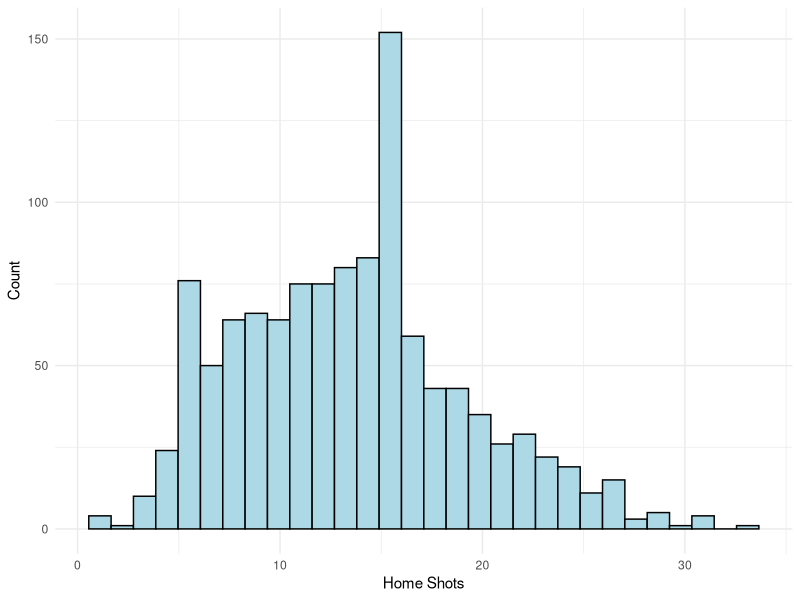
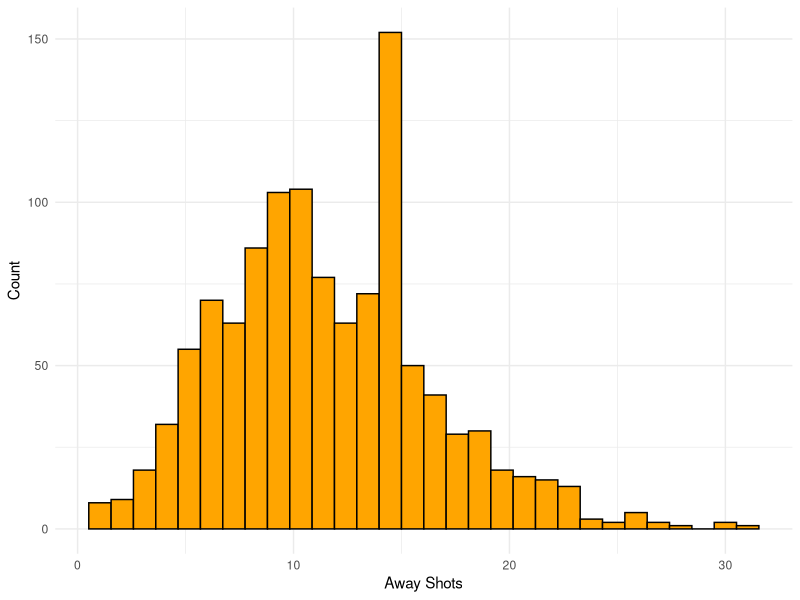
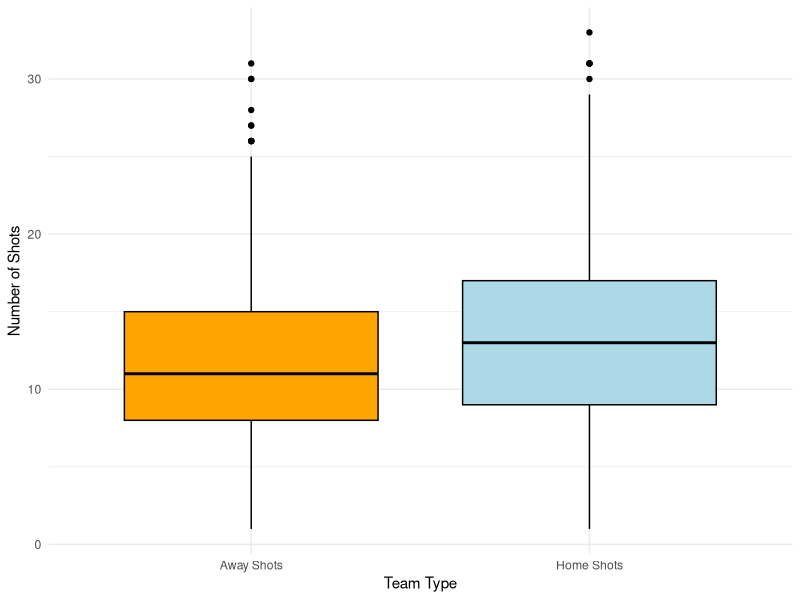
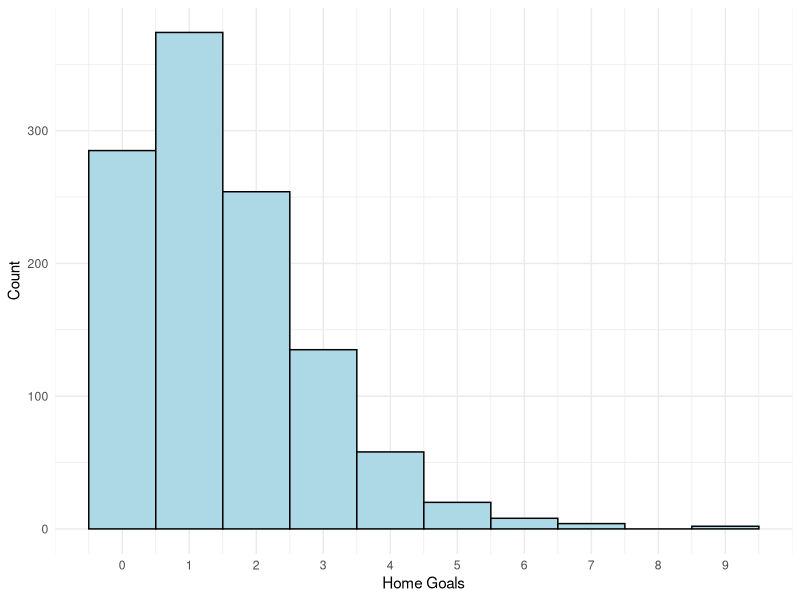
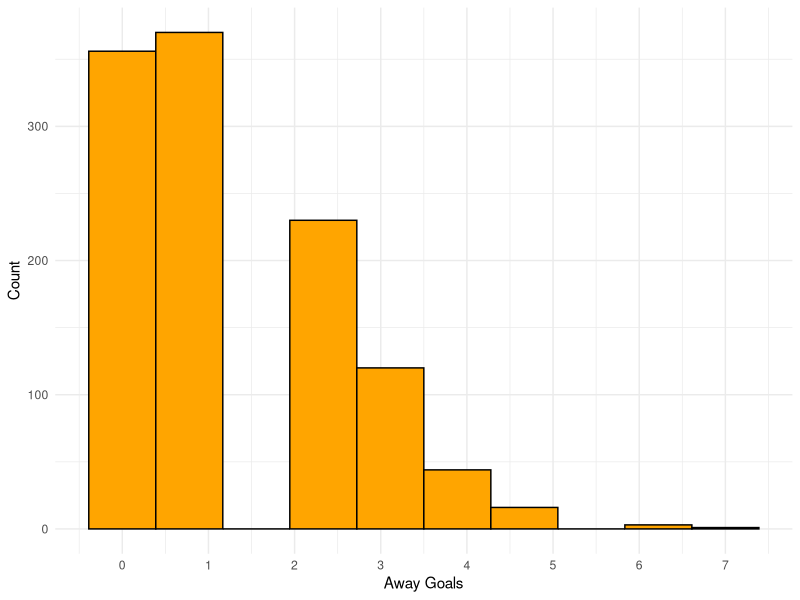
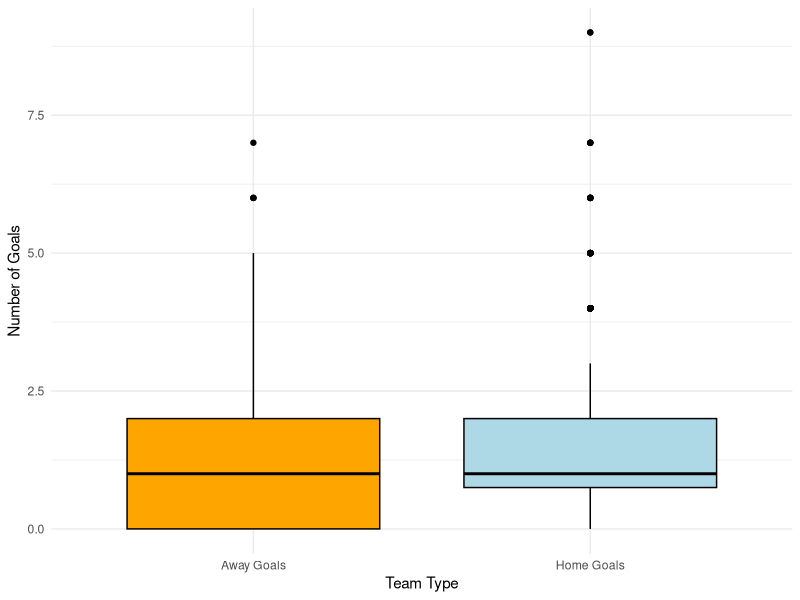
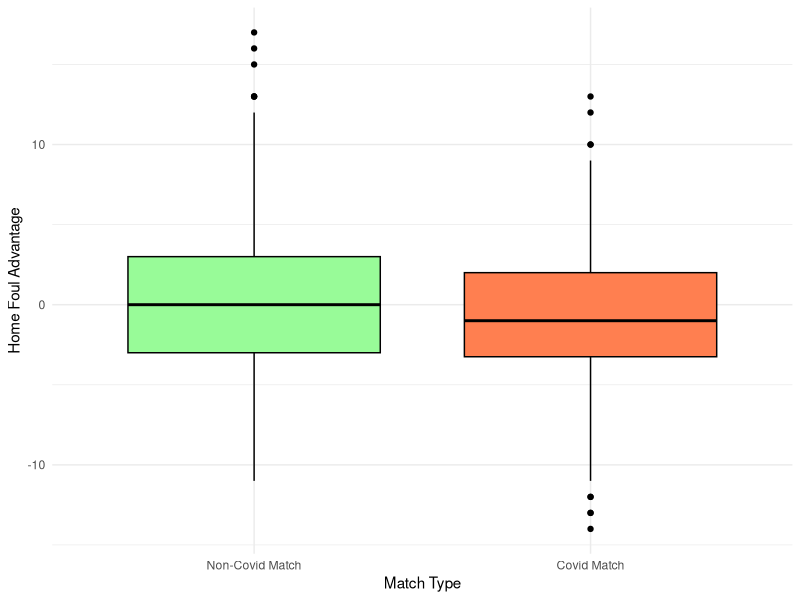
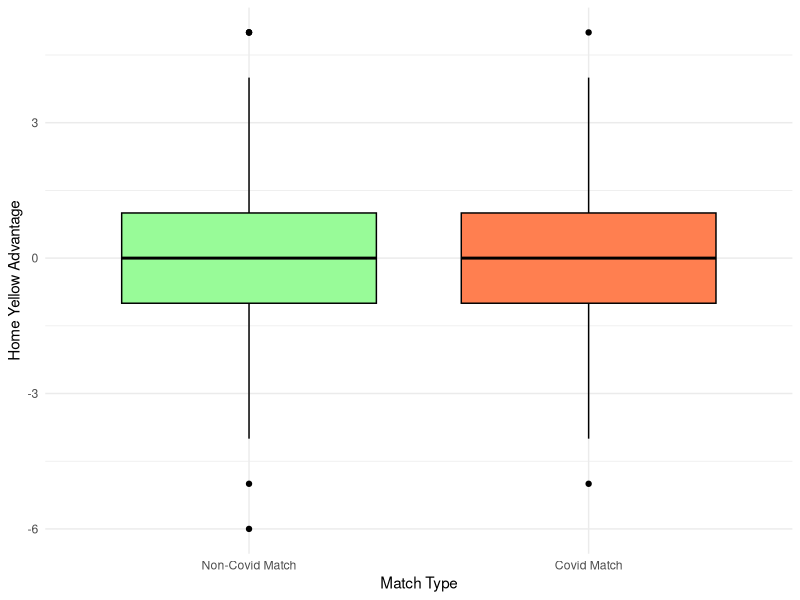

These figures' R source, in order:
## ---- chunk 1
#| label: setup
#| include: false

library(tidyverse)
library(knitr)
library(kableExtra)

# Make sure that your data file is in the same location as where you have saved this document
epl <- read.csv("epl.stats.cleaned.csv")
## ---- chunk 2
#| label: fig-q1a-hist
#| echo: false
#| warning: false
#| fig-cap: "Histogram of shots taken by home and away teams"
#| fig-subcap:
#| - "Home Shots"
#| - "Away Shots"

ggplot(epl, aes(x = home_shots)) +
  geom_histogram(fill = "lightblue", color = "black") +
  labs(x = "Home Shots", y = "Count") +
  theme_minimal()

ggplot(epl, aes(x = away_shots)) +
  geom_histogram(fill = "orange", color = "black") +
  labs(x = "Away Shots", y = "Count") +
  theme_minimal()
## ---- chunk 3
#| label: fig-q1a-boxplot
#| echo: false
#| warning: false
#| fig-cap: "Boxplot of shots taken by home and away teams"

ggplot(epl) +
  geom_boxplot(aes(y = home_shots, x = "Home Shots"), fill = "lightblue", color = "black") +
  geom_boxplot(aes(y = away_shots, x = "Away Shots"), fill = "orange", color = "black") +
  labs(x = "Team Type", y = "Number of Shots") +
  theme_minimal()
## ---- chunk 4
#| label: tbl-q1a-stats
#| echo: false
#| tbl-cap: "Statistics of variables: home_shots and away_shots"

home.fivenum <- fivenum(epl$home_shots)
away.fivenum <- fivenum(epl$away_shots)
home.sumdata <- append(home.fivenum, length(na.omit(epl$home_shots)), after = 0)
home.sumdata <- append(home.sumdata, sd(epl$home_shots, na.rm = TRUE), after = 1)
home.sumdata <- append(home.sumdata, mean(epl$home_shots, na.rm = TRUE), after = 2)

away.sumdata <- append(away.fivenum, length(na.omit(epl$away_shots)), after = 0)
away.sumdata <- append(away.sumdata, sd(epl$away_shots, na.rm = TRUE), after = 1)
away.sumdata <- append(away.sumdata, mean(epl$away_shots, na.rm = TRUE), after = 2)

names <- c("Count", "Std Dev", "Mean", "Min", "25%", "Median", "75%", "Max")

home.table <- data.frame(Statistic = names, Home_Shots = home.sumdata)
away.table <- data.frame(Statistic = names, Away_Shots = away.sumdata)

shots.sum.table <- cbind(home.table, Away_Shots = away.table$Away_Shots)

kbl(shots.sum.table, digits = 2) %>%
  kable_styling()
## ---- chunk 5
#| label: tbl-q1a-outliers
#| echo: false
#| tbl-cap: "Outliers of the variables: home_shots and away_shots"

Q1_home <- quantile(epl$home_shots, 0.25, na.rm = TRUE)
Q3_home <- quantile(epl$home_shots, 0.75, na.rm = TRUE)
IQR_home <- Q3_home - Q1_home
upper_home <- Q3_home + 1.5 * IQR_home

Q1_away <- quantile(epl$away_shots, 0.25, na.rm = TRUE)
Q3_away <- quantile(epl$away_shots, 0.75, na.rm = TRUE)
IQR_away <- Q3_away - Q1_away
upper_away <- Q3_away + 1.5 * IQR_away

epl %>%
  filter(home_shots > upper_home | away_shots > upper_away) %>%
  select(home_team, away_team, home_shots, away_shots) %>%
  arrange(desc(home_shots)) %>%
  kbl(col.names = c("Home Team", "Away Team", "Home Shots", "Away Shots")) %>%
  kable_styling()
## ---- chunk 6
#| label: fig-q1b-hist
#| echo: false
#| warning: false
#| fig-cap: "Histogram of goals scored by home and away teams"
#| fig-subcap:
#| - "Home Goals"
#| - "Away Goals"

ggplot(epl, aes(x = home_goals)) +
  geom_histogram(fill = "lightblue", color = "black", bins = 10) +
  scale_x_continuous(breaks = 0:max(epl$home_goals)) + 
  labs(x = "Home Goals", y = "Count") +
  theme_minimal()


ggplot(epl, aes(x = away_goals)) +
  geom_histogram(fill = "orange", color = "black", bins = 10) +
  scale_x_continuous(breaks = 0:max(epl$away_goals)) +
  labs(x = "Away Goals", y = "Count") +
  theme_minimal()
## ---- chunk 7
#| label: fig-q1b-boxplot
#| echo: false
#| warning: false
#| fig-cap: "Boxplot comparing the distributions of home_goals and away_goals"

ggplot(epl) +
  geom_boxplot(aes(y = home_goals, x = "Home Goals"), fill = "lightblue", color = "black") +
  geom_boxplot(aes(y = away_goals, x = "Away Goals"), fill = "orange", color = "black") +
  labs(x = "Team Type", y = "Number of Goals") +
  theme_minimal()
## ---- chunk 8
#| label: tbl-q1b-stats
#| echo: false
#| tbl-cap: "Statistics of variables: home_goals and away_goals"

homegoals.fivenum <- fivenum(epl$home_goals)
awaygoals.fivenum <- fivenum(epl$away_goals)

homegoals.sumdata <- append(homegoals.fivenum, length(na.omit(epl$home_goals)), after = 0)
homegoals.sumdata <- append(homegoals.sumdata, sd(epl$home_goals, na.rm = TRUE), after = 1)
homegoals.sumdata <- append(homegoals.sumdata, mean(epl$home_goals, na.rm = TRUE), after = 2)

awaygoals.sumdata <- append(awaygoals.fivenum, length(na.omit(epl$away_goals)), after = 0)
awaygoals.sumdata <- append(awaygoals.sumdata, sd(epl$away_goals, na.rm = TRUE), after = 1)
awaygoals.sumdata <- append(awaygoals.sumdata, mean(epl$away_goals, na.rm = TRUE), after = 2)

names <- c("Count", "Std Dev", "Mean", "Min", "25%", "Median", "75%", "Max")


homegoals.table <- data.frame(Statistic = names, Home_Goals = homegoals.sumdata)
awaygoals.table <- data.frame(Statistic = names, Away_Goals = awaygoals.sumdata)

goals.sum.table <- cbind(homegoals.table, Away_Goals = awaygoals.table$Away_Goals)

kbl(goals.sum.table, digits = 2) %>%
  kable_styling()
## ---- chunk 9
#| label: tbl-q1b-outliers
#| echo: false
#| tbl-cap: "Possible outliers of the variables: home_goals (> 5) or away_goals (> 5)"

epl %>%
  filter(home_goals > 5 | away_goals > 5) %>%
  select(c(home_team, away_team, home_goals, away_goals)) %>%
  arrange(desc(home_goals)) %>%
  kbl(col.names = c("Home Team", "Away Team", "Home Goals", "Away Goals")) %>%
  kable_styling()
## ---- chunk 10
#| label: tbl-q2a-data-prep
#| echo: true

epl_2 <- epl %>%
  mutate(
    covid_match = ifelse(attendance == 0 | is.na(attendance), TRUE, FALSE),
    home_foul_advantage = away_fouls - home_fouls,
    home_yellow_advantage = away_yellow - home_yellow
  )
## ---- chunk 11
#| label: fig-q2a-boxplot
#| echo: false
#| warning: false
#| fig-cap: "Boxplot of home foul advantage by audience presence"

ggplot(epl_2, aes(x = factor(covid_match,
                             levels = c(FALSE, TRUE),
                             labels = c("Non-Covid Match", "Covid Match")),
                  y = home_foul_advantage,
                  fill = covid_match)) +
  geom_boxplot(color = "black") +
  scale_fill_manual(values = c("palegreen", "coral")) +
  labs(
    x = "Match Type",
    y = "Home Foul Advantage"
  ) +
  theme_minimal() +
  theme(legend.position = "none")
## ---- chunk 12
#| label: tbl-q2a-stats
#| echo: false
#| tbl-cap: "Statistics of variable: home_foul_advantage by covid_match"

with_audience <- epl_2 %>% filter(covid_match == FALSE)
without_audience <- epl_2 %>% filter(covid_match == TRUE)

with.fivenum <- fivenum(with_audience$home_foul_advantage)
without.fivenum <- fivenum(without_audience$home_foul_advantage)

with.sumdata <- append(with.fivenum, length(na.omit(with_audience$home_foul_advantage)), after = 0)
with.sumdata <- append(with.sumdata, sd(with_audience$home_foul_advantage, na.rm = TRUE), after = 1)
with.sumdata <- append(with.sumdata, mean(with_audience$home_foul_advantage, na.rm = TRUE), after = 2)

without.sumdata <- append(without.fivenum, length(na.omit(without_audience$home_foul_advantage)), after = 0)
without.sumdata <- append(without.sumdata, sd(without_audience$home_foul_advantage, na.rm = TRUE), after = 1)
without.sumdata <- append(without.sumdata, mean(without_audience$home_foul_advantage, na.rm = TRUE), after = 2)

names <- c("Count", "Std Dev", "Mean", "Min", "25%", "Median", "75%", "Max")
with.table <- data.frame(Statistic = names, With_Audience = with.sumdata)
without.table <- data.frame(Statistic = names, Without_Audience = without.sumdata)

fouladv.sum.table <- cbind(with.table, Without_Audience = without.table$Without_Audience)

kbl(fouladv.sum.table, digits = 2) %>%
  kable_styling()
## ---- chunk 13
#| label: tbl-q2a-outliers
#| echo: false
#| tbl-cap: "Possible outliers of home foul advantage by audience presence"


Q1_with <- quantile(with_audience$home_foul_advantage, 0.25, na.rm = TRUE)
Q3_with <- quantile(with_audience$home_foul_advantage, 0.75, na.rm = TRUE)
IQR_with <- Q3_with - Q1_with
upper_with <- Q3_with + 1.5 * IQR_with
lower_with <- Q1_with - 1.5 * IQR_with

Q1_without <- quantile(without_audience$home_foul_advantage, 0.25, na.rm = TRUE)
Q3_without <- quantile(without_audience$home_foul_advantage, 0.75, na.rm = TRUE)
IQR_without <- Q3_without - Q1_without
upper_without <- Q3_without + 1.5 * IQR_without
lower_without <- Q1_without - 1.5 * IQR_without

outliers_with <- with_audience %>%
  filter(home_foul_advantage > upper_with | home_foul_advantage < lower_with) %>%
  select(date_cleaned, home_team, away_team, home_foul_advantage)

outliers_without <- without_audience %>%
  filter(home_foul_advantage > upper_without | home_foul_advantage < lower_without) %>%
  select(date_cleaned, home_team, away_team, home_foul_advantage)

outlier_table <- bind_rows(
  outliers_with %>% mutate(Audience = "With Audience"),
  outliers_without %>% mutate(Audience = "Without Audience")
)

kbl(outlier_table, col.names = c("Date", "Home Team", "Away Team", "Home Foul Advantage", "Audience")) %>%
  kable_styling()
## ---- chunk 14
#| label: fig-q2b-boxplot
#| echo: false
#| warning: false
#| fig-cap: "Boxplot of home yellow advantage by audience condition"

ggplot(epl_2, aes(
  x = factor(covid_match,
             levels = c(FALSE, TRUE),
             labels = c("Non-Covid Match", "Covid Match")),
  y = home_yellow_advantage,
  fill = covid_match
)) +
  geom_boxplot(color = "black") +
  scale_fill_manual(values = c("palegreen", "coral")) +
  labs(
    x = "Match Type",
    y = "Home Yellow Advantage"
  ) +
  theme_minimal() +
  theme(legend.position = "none")
## ---- chunk 15
#| label: tbl-q2b-stats
#| echo: false
#| tbl-cap: "Statistics of variable: Home Yellow Advantage"


with.yellow.fivenum <- fivenum(with_audience$home_yellow_advantage)
without.yellow.fivenum <- fivenum(without_audience$home_yellow_advantage)

with.yellow.sum <- append(with.yellow.fivenum, length(na.omit(with_audience$home_yellow_advantage)), after = 0)
with.yellow.sum <- append(with.yellow.sum, sd(with_audience$home_yellow_advantage, na.rm = TRUE), after = 1)
with.yellow.sum <- append(with.yellow.sum, mean(with_audience$home_yellow_advantage, na.rm = TRUE), after = 2)

without.yellow.sum <- append(without.yellow.fivenum, length(na.omit(without_audience$home_yellow_advantage)), after = 0)
without.yellow.sum <- append(without.yellow.sum, sd(without_audience$home_yellow_advantage, na.rm = TRUE), after = 1)
without.yellow.sum <- append(without.yellow.sum, mean(without_audience$home_yellow_advantage, na.rm = TRUE), after = 2)

names <- c("Count", "Std Dev", "Mean", "Min", "25%", "Median", "75%", "Max")

with.yellow.table <- data.frame(Statistic = names, With_Audience = with.yellow.sum)
without.yellow.table <- data.frame(Statistic = names, Without_Audience = without.yellow.sum)

yellowadv.sum.table <- cbind(with.yellow.table, Without_Audience = without.yellow.table$Without_Audience)

kbl(yellowadv.sum.table, digits = 2) %>%
  kable_styling()

## ---- chunk 16
#| label: tbl-q2b-outliers
#| echo: false
#| tbl-cap: "Possible outliers of home_yellow_advantage by match type"


Q1_with <- quantile(with_audience$home_yellow_advantage, 0.25, na.rm = TRUE)
Q3_with <- quantile(with_audience$home_yellow_advantage, 0.75, na.rm = TRUE)
IQR_with <- Q3_with - Q1_with
upper_with <- Q3_with + 1.5 * IQR_with
lower_with <- Q1_with - 1.5 * IQR_with

Q1_without <- quantile(without_audience$home_yellow_advantage, 0.25, na.rm = TRUE)
Q3_without <- quantile(without_audience$home_yellow_advantage, 0.75, na.rm = TRUE)
IQR_without <- Q3_without - Q1_without
upper_without <- Q3_without + 1.5 * IQR_without
lower_without <- Q1_without - 1.5 * IQR_without

outliers_with <- with_audience %>%
  filter(home_yellow_advantage > upper_with | home_yellow_advantage < lower_with) %>%
  select(date_cleaned, home_team, away_team, home_yellow_advantage) %>%
  mutate(Audience = "With Audience")

outliers_without <- without_audience %>%
  filter(home_yellow_advantage > upper_without | home_yellow_advantage < lower_without) %>%
  select(date_cleaned, home_team, away_team, home_yellow_advantage) %>%
  mutate(Audience = "Without Audience")

outlier_table_yellow <- bind_rows(outliers_with, outliers_without)

kbl(outlier_table_yellow,
    col.names = c("Date", "Home Team", "Away Team", "Home Yellow Adv.", "Audience")) %>%
  kable_styling()
## ---- chunk 17
#| label: q3a-filter-mancity-liverpool
#| echo: true

# Create subsets for Liverpool
liverpool_home <- epl %>%
  filter(home_team == "liverpool")

liverpool_away <- epl %>%
  filter(away_team == "liverpool")

# Create subsets for Manchester City
mancity_home <- epl %>%
  filter(home_team == "manchester-city")

mancity_away <- epl %>%
  filter(away_team == "manchester-city")
## ---- chunk 18
#| label: q3b-averages
#| echo: true
#| tbl-cap: "Average goals, shots, possession, and pass % for Liverpool and Manchester City (home vs away)"

team_avg <- data.frame(
  Team = c("Liverpool", "Manchester City"),
  Home_Goals = c(mean(liverpool_home$home_goals, na.rm = TRUE),
                 mean(mancity_home$home_goals, na.rm = TRUE)),
  Away_Goals = c(mean(liverpool_away$away_goals, na.rm = TRUE),
                 mean(mancity_away$away_goals, na.rm = TRUE)),
  Home_Shots = c(mean(liverpool_home$home_shots, na.rm = TRUE),
                 mean(mancity_home$home_shots, na.rm = TRUE)),
  Away_Shots = c(mean(liverpool_away$away_shots, na.rm = TRUE),
                 mean(mancity_away$away_shots, na.rm = TRUE)),
  Home_Possession = c(mean(liverpool_home$home_possessions, na.rm = TRUE),
                      mean(mancity_home$home_possessions, na.rm = TRUE)),
  Away_Possession = c(mean(liverpool_away$away_possessions, na.rm = TRUE),
                      mean(mancity_away$away_possessions, na.rm = TRUE)),
  Home_Pass = c(mean(liverpool_home$home_pass, na.rm = TRUE),
                mean(mancity_home$home_pass, na.rm = TRUE)),
  Away_Pass = c(mean(liverpool_away$away_pass, na.rm = TRUE),
                mean(mancity_away$away_pass, na.rm = TRUE))
)


kbl(team_avg, digits = 2,
    col.names = c("Team", "H Goals", "A Goals", "H Shots", "A Shots", "H Poss",
                  "A Poss", "H Pass", "A Pass")) %>%
  kable_styling()
## ---- chunk 19
#| label: q3c-zscore
#| echo: true
#| tbl-cap: "Average goals, shots, possession, pass %, and z-score row relative to league averages"

league_mean <- epl %>%
  summarise(
    Home_Goals = mean(home_goals, na.rm = TRUE),
    Away_Goals = mean(away_goals, na.rm = TRUE),
    Home_Shots = mean(home_shots, na.rm = TRUE),
    Away_Shots = mean(away_shots, na.rm = TRUE),
    Home_Possession = mean(home_possessions, na.rm = TRUE),
    Away_Possession = mean(away_possessions, na.rm = TRUE),
    Home_Pass = mean(home_pass, na.rm = TRUE),
    Away_Pass = mean(away_pass, na.rm = TRUE)
  )

league_sd <- epl %>%
  summarise(
    Home_Goals = sd(home_goals, na.rm = TRUE),
    Away_Goals = sd(away_goals, na.rm = TRUE),
    Home_Shots = sd(home_shots, na.rm = TRUE),
    Away_Shots = sd(away_shots, na.rm = TRUE),
    Home_Possession = sd(home_possessions, na.rm = TRUE),
    Away_Possession = sd(away_possessions, na.rm = TRUE),
    Home_Pass = sd(home_pass, na.rm = TRUE),
    Away_Pass = sd(away_pass, na.rm = TRUE)
  )

z_row <- (team_avg[1, -1] - league_mean) / league_sd
z_row2 <- (team_avg[2, -1] - league_mean) / league_sd

team_avg_z <- rbind(
  team_avg,
  c("Liverpool (z-score)", as.numeric(z_row)),
  c("Manchester City (z-score)", as.numeric(z_row2))
)

team_avg_z[, -1] <- lapply(team_avg_z[, -1], as.numeric)

kbl(team_avg_z, digits = 2,
    col.names = c("Team", "H Goals", "A Goals", "H Shots", "A Shots", "H Poss",
                  "A Poss", "H Pass", "A Pass")) %>%
  kable_styling()
